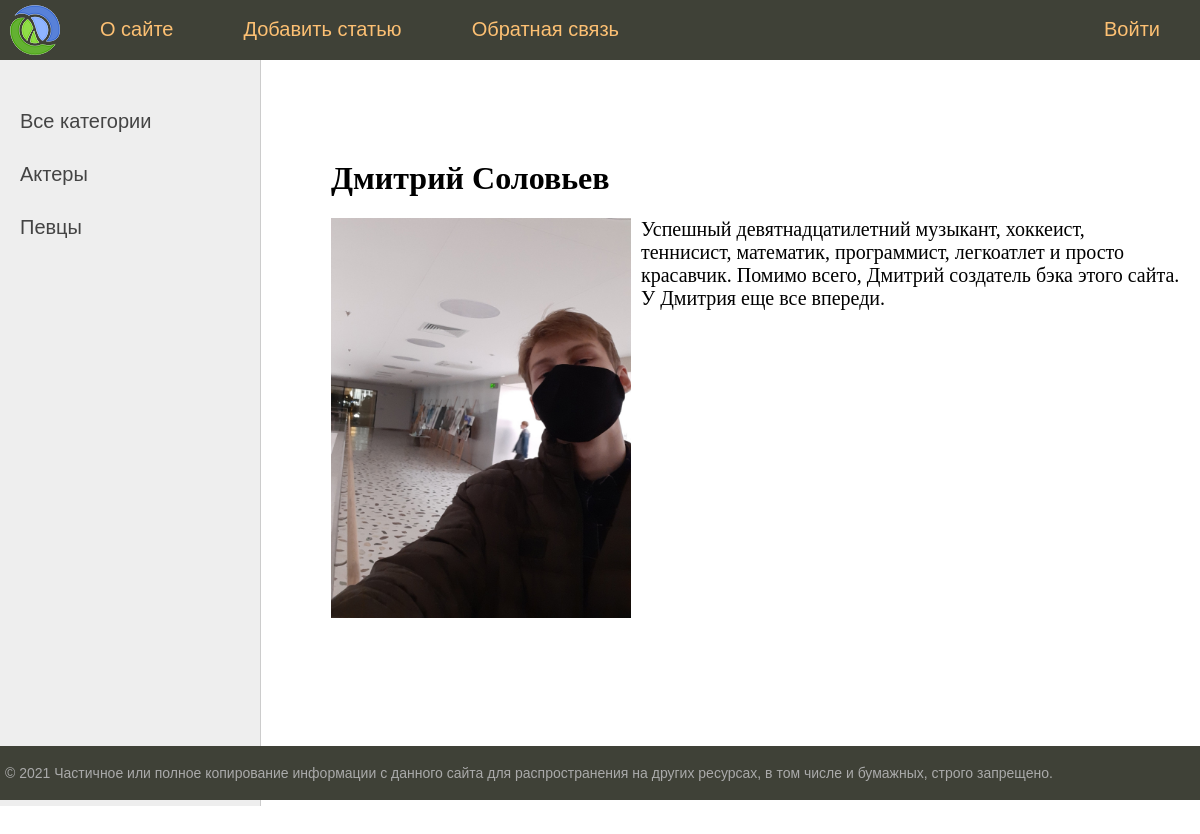
Page /post/dmitrij-solovev/ on the committed database.
### firstapp/models.py (models this page shows, shortened)
class Category(models.Model):
    name = models.CharField(max_length=100, db_index=True, verbose_name='Наименование категории')
    slug = models.SlugField(max_length=100, unique=True, db_index=True, verbose_name='URL')
    def get_absolute_url(self):
        return reverse('category', kwargs={'cat_slug': self.slug})
    class Meta:
        verbose_name = 'Категория'
        verbose_name_plural = 'Категории'
        ordering = ['name']

class men(models.Model):
    title = models.CharField(max_length=200, verbose_name='ФИО')
    slug = models.SlugField(max_length=100, unique=True, db_index=True, verbose_name='URL')
    content = models.TextField(blank=True, verbose_name='Биография')
    photo = models.ImageField(blank=True, upload_to='photos/%Y/%m/%d/', verbose_name='Фото')
    time_create = models.DateTimeField(auto_now_add=True, verbose_name='Время создания')
    time_update = models.DateTimeField(auto_now=True, verbose_name='Время обновления')
    is_published = models.BooleanField(default=True, verbose_name='Публикация')
    cat = models.ForeignKey('Category', on_delete=models.PROTECT, null=True, verbose_name='Категории')
    def __str__(self):
        return self.title
    class Meta:
        verbose_name = verbose_name_plural = 'Известные мужчины'
        ordering = ['title', 'time_create']

### firstapp/views.py (the view)
# urls.py: path('post/<slug:post_slug>/', ShowPost.as_view(), name='post'),
class ShowPost(DetailView):
    model = men
    template_name = 'firstapp/post.html'
    slug_url_kwarg = 'post_slug'
    context_object_name = 'post'
    def get_context_data(self, *, object_list=None, **kwargs):
        context = super().get_context_data(**kwargs)
        context['menu'] = menu
        context['title'] = context['post']
        return context

### firstapp/templatetags/men_tags.py (called while the page is built)
@register.inclusion_tag('firstapp/list_category.html')
def show_categories(sort=None, cat_selected=0):
    if not sort:
        cats = Category.objects.all()
    else:
        cats = Category.objects.order_by(sort)
    return {'cats': cats, 'cat_selected': cat_selected}

### firstapp/templates/firstapp/post.html
{% extends 'firstapp/base.html' %}
{% block content %}
<h1>{{ post.title }}</h1>
{% if post.photo %}
<p><img class="img-article-left" src="{{ post.photo.url }}"></p>
{% endif %}
{{ post.content|linebreaks }}
{% endblock %}

### firstapp/templates/firstapp/list_category.html
{% for c in cats %}
    {% if c.pk == cat_selected %}
        <li class="selected">{{c.name}}</li>
    {% else %}
        <li><a href="{{ c.get_absolute_url }}">{{c.name}}</a></li>
    {% endif %}
{% endfor %}

### firstapp/static/firstapp/css/styles.css (style rules this page uses)
html, body { font-family: 'Arial'; margin: 0; padding: 0; height: 100%; width: 100%; color: #444; }
a { color: #0059b2; text-decoration: none; }
img { max-width: 600px; height: auto; }
img.img-article-left { max-width: 300px; height: auto; float: left; padding: 0 10px 10px 0; }
.left-chapters ul li { margin: 30px 0 0 0; color: #999; }
.left-chapters ul li a { color: #444; text-decoration: none; }
.content-text h1 { font-size: 32px; }

### rows in the picture
Category: name "Актеры"
Category: name "Певцы"
men: title "Дмитрий Соловьев", photo (picture), content "Успешный девятнадцатилетний музыкант, хоккеист, теннисист, математик, программист, легкоатлет и просто красавчик. Помимо всего, Дмитрий создатель бэка этого сайта. У Дмитрия еще все впереди."

### other values in the picture
{{ m.title }} "О сайте" "Добавить статью" "Обратная связь"
{{ m.title }} "Войти"
